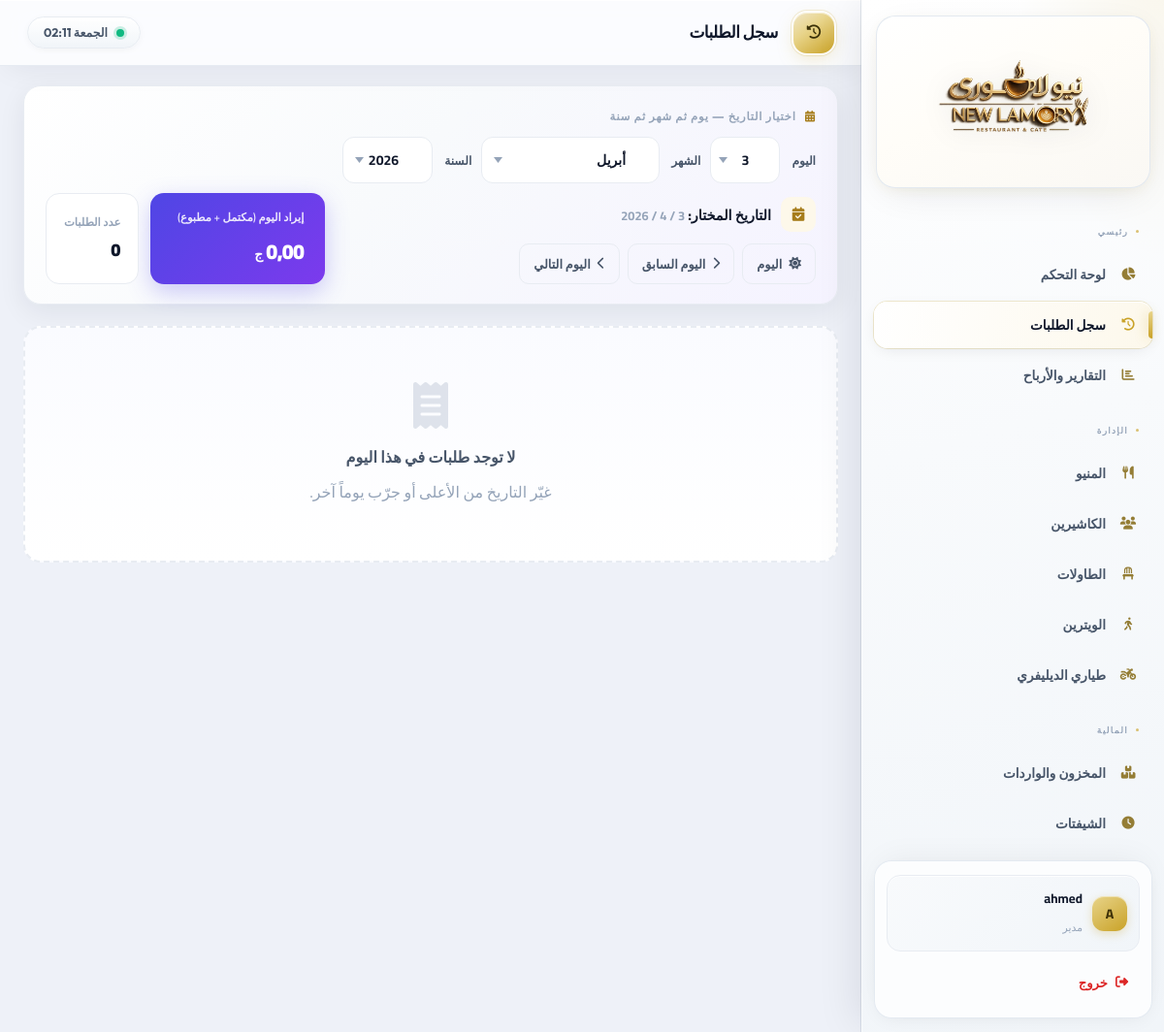
The page /admin-panel/history/ (signed in) on the database as committed earlier.
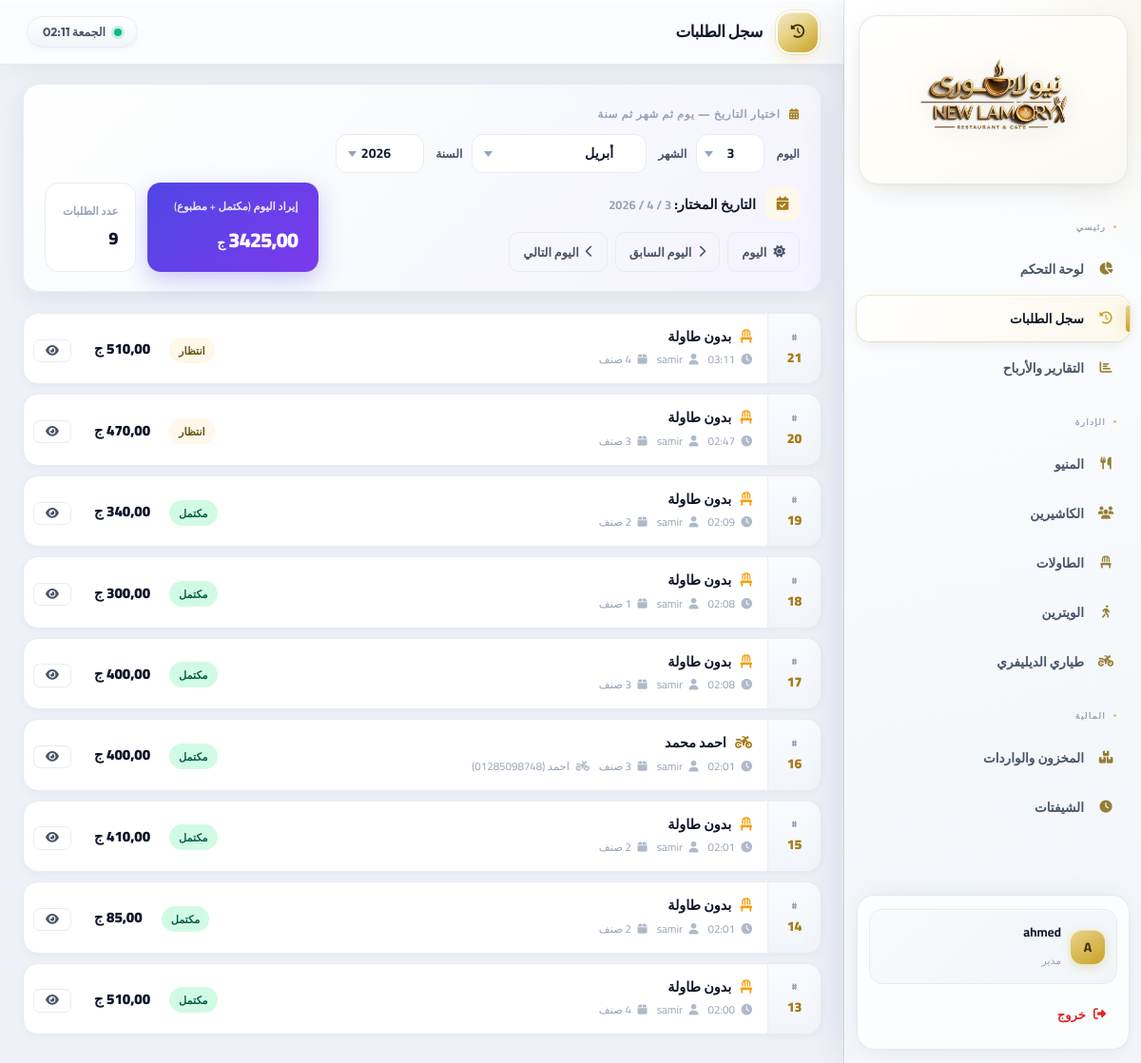
The same page on the database as committed later.
### pos/models.py (models this page shows, shortened)
class Order(models.Model):
    STATUS_CHOICES = [
        ('open','مفتوح'),
        ('printed','قيد الانتظار'),
        ('completed','مكتمل'),
        ('cancelled','ملغي'),
    ]
    TYPE_CHOICES = [('dine_in','داخل المحل'),('delivery','ديليفري')]
    cashier          = models.ForeignKey(User, on_delete=models.SET_NULL, null=True, related_name='orders', verbose_name='الكاشير')
    order_type       = models.CharField(max_length=20, choices=TYPE_CHOICES, default='dine_in', verbose_name='نوع الطلب')
    status           = models.CharField(max_length=20, choices=STATUS_CHOICES, default='open', verbose_name='الحالة')
    notes            = models.TextField(blank=True, verbose_name='ملاحظات')
    table            = models.ForeignKey(Table, on_delete=models.SET_NULL, null=True, blank=True, verbose_name='الطاولة')
    waiter           = models.ForeignKey(Waiter, on_delete=models.SET_NULL, null=True, blank=True, verbose_name='الويتر')
    customer_name    = models.CharField(max_length=150, blank=True, verbose_name='اسم العميل')
    customer_phone   = models.CharField(max_length=30, blank=True, verbose_name='رقم العميل')
    customer_address = models.TextField(blank=True, verbose_name='عنوان العميل')
    driver           = models.ForeignKey(DeliveryDriver, on_delete=models.SET_NULL, null=True, blank=True, verbose_name='الطيار')
    created_at       = models.DateTimeField(auto_now_add=True)
    printed_at       = models.DateTimeField(null=True, blank=True)
    completed_at     = models.DateTimeField(null=True, blank=True)
    cancelled_at     = models.DateTimeField(null=True, blank=True)
    cancel_approved_by = models.ForeignKey(User, on_delete=models.SET_NULL, null=True, blank=True, related_name='approved_cancels')
    class Meta:
        verbose_name='طلب'; verbose_name_plural='الطلبات'; ordering=['-created_at']
    @property
    def total(self):
        return sum(i.subtotal for i in self.items.all())
    @property
    def total_items(self):
        return sum(i.quantity for i in self.items.all())

class OrderItem(models.Model):
    order     = models.ForeignKey(Order, on_delete=models.CASCADE, related_name='items', verbose_name='الطلب')
    menu_item = models.ForeignKey(MenuItem, on_delete=models.CASCADE, verbose_name='المنتج')
    quantity  = models.PositiveIntegerField(default=1, verbose_name='الكمية')
    price     = models.DecimalField(max_digits=8, decimal_places=2, null=True, blank=True, verbose_name='السعر')
    notes     = models.CharField(max_length=200, blank=True, verbose_name='ملاحظات')
    class Meta:
        verbose_name='عنصر طلب'; verbose_name_plural='عناصر الطلب'
    @property
    def subtotal(self): return self.quantity * (self.price or 0)

class DeliveryDriver(models.Model):
    name      = models.CharField(max_length=100, verbose_name='الاسم')
    phone     = models.CharField(max_length=20, verbose_name='رقم الهاتف')
    is_active = models.BooleanField(default=True, verbose_name='نشط')
    class Meta:
        verbose_name='طيار ديليفري'; verbose_name_plural='طياري الديليفري'; ordering=['name']
    def __str__(self): return f"{self.name} ({self.phone})"

### pos/admin_views.py (the view)
# urls.py: path('admin-panel/history/',             admin_views.history,             name='admin_history'),
@admin_required
def history(request):
    today = timezone.localdate()
    raw = (request.GET.get('date') or '').strip()
    selected = parse_date(raw) if raw else None
    if raw and selected is None:
        messages.warning(request, 'صيغة التاريخ غير صالحة. تم عرض تاريخ اليوم.')
        selected = today
    elif selected is None:
        selected = today
    orders = list(
        Order.objects.filter(created_at__date=selected)
        .select_related('cashier', 'table', 'waiter', 'driver')
        .prefetch_related('items__menu_item')
        .order_by('-created_at')
    )
    day_revenue = sum(
        o.total for o in orders if o.status in ('printed', 'completed')
    )
    year_now = today.year
    year_options = list(range(year_now - 4, year_now + 2))
    return render(
        request,
        'pos/admin/history.html',
        {
            'orders': orders,
            'selected_date': selected,
            'day_revenue': day_revenue,
            'ar_months': _AR_MONTHS,
            'year_options': year_options,
            'days_range': list(range(1, 32)),
            'today_iso': today.strftime('%Y-%m-%d'),
            'prev_date': selected - timedelta(days=1),
            'next_date': selected + timedelta(days=1),
        },
    )

### pos/admin_views.py (called while the page is built)
def admin_required(view_func):
    decorated = login_required(user_passes_test(lambda u: u.is_staff)(view_func))
    return decorated

### templates/pos/admin/history.html (shortened to what the changed rows need)
{% extends 'pos/admin/base.html' %}
{% block content %}
<div class="hist-page">
  <div class="hist-toolbar">
    <div class="hist-dateblock">
    </div>
    <div class="hist-stats">
      <div class="hist-stat-rev">
        <div class="lbl">إيراد اليوم (مكتمل + مطبوع)</div>
        <div class="val">{{ day_revenue|floatformat:2 }} <span style="font-size:.85rem;font-weight:800">ج</span></div>
      </div>
      <div class="hist-stat-count">
        <span style="font-size:.72rem;font-weight:700;color:var(--muted)">عدد الطلبات</span>
        <strong>{{ orders|length }}</strong>
      </div>
    </div>
  </div>
{% for o in orders %}
<div class="orow" role="link" tabindex="0" onclick="location.href='{% url 'admin_order_detail' o.id %}'" onkeydown="if(event.key==='Enter')location.href='{% url 'admin_order_detail' o.id %}'">
  <div class="orow-id"><span style="font-size:.6rem;color:var(--muted)">#</span><span>{{ o.id }}</span></div>
  <div class="orow-body">
    <div class="orow-main">
      {% if o.order_type == 'delivery' %}<i class="fas fa-motorcycle" style="color:var(--pri);margin-inline-end:6px"></i> {{ o.customer_name|default:"ديليفري" }}{% else %}<i class="fas fa-chair" style="color:var(--war);margin-inline-end:6px"></i> {{ o.table|default:"بدون طاولة" }}{% endif %}
    </div>
    <div class="orow-meta">
      <span><i class="fas fa-clock" style="margin-inline-end:4px;opacity:.75"></i> {{ o.created_at|time:"H:i" }}</span>
      <span><i class="fas fa-user" style="margin-inline-end:4px;opacity:.75"></i> {{ o.cashier.username|default:"—" }}</span>
      <span><i class="fas fa-box" style="margin-inline-end:4px;opacity:.75"></i> {{ o.total_items }} صنف</span>
      {% if o.order_type == 'delivery' and o.driver %}<span><i class="fas fa-motorcycle" style="margin-inline-end:4px;opacity:.75"></i> {{ o.driver }}</span>{% endif %}
    </div>
  </div>
  <div style="padding:0 10px">
    {% if o.status == 'open' %}<span class="badge b-war">مفتوح</span>
    {% elif o.status == 'printed' %}<span class="badge b-pri">انتظار</span>
    {% elif o.status == 'completed' %}<span class="badge b-suc">مكتمل</span>
    {% else %}<span class="badge b-dan">ملغي</span>{% endif %}
  </div>
  <div style="padding:0 10px;font-weight:900;font-size:.95rem;color:var(--text)">{{ o.total|floatformat:2 }} ج</div>
  <div style="padding:0 14px 0 10px"><a href="{% url 'admin_order_detail' o.id %}" class="btn btn-out btn-sm" onclick="event.stopPropagation()"><i class="fas fa-eye"></i></a></div>
</div>
{% empty %}
<div class="hist-empty">
  <i class="fas fa-receipt"></i>
  <strong>لا توجد طلبات في هذا اليوم</strong>
  غيّر التاريخ من الأعلى أو جرّب يوماً آخر.
</div>
{% endfor %}
</div>
{% endblock %}

Rows that differ between the two databases and show on the page:
added Order: id "21", table "بدون طاولة", created_at "03:11", cashier.username "samir", status "انتظار", total "510,00"
added Order: id "20", table "بدون طاولة", created_at "02:47", cashier.username "samir", status "انتظار", total "470,00"
added Order: id "19", table "بدون طاولة", created_at "02:09", cashier.username "samir", status "مكتمل", total "340,00"
added Order: id "18", table "بدون طاولة", created_at "02:08", cashier.username "samir", status "مكتمل", total "300,00"
added Order: id "17", table "بدون طاولة", created_at "02:08", cashier.username "samir", status "مكتمل", total "400,00"
added Order: id "16", customer_name "احمد محمد", created_at "02:01", cashier.username "samir", driver "احمد (01285098748)", status "مكتمل", total "400,00"
added Order: id "15", table "بدون طاولة", created_at "02:01", cashier.username "samir", status "مكتمل", total "410,00"
added Order: id "14", table "بدون طاولة", created_at "02:01", cashier.username "samir", status "مكتمل", total "85,00"
added Order: id "13", table "بدون طاولة", created_at "02:00", cashier.username "samir", status "مكتمل", total "510,00"
Other text that changed with them:
{{ day_revenue|floatformat:2 }}: "0,00" → "3425,00"
{{ orders|length }}: "0" → "9"
text no longer shown: "لا توجد طلبات في هذا اليوم غيّر التاريخ من الأعلى أو جرّب يوماً آخر."
